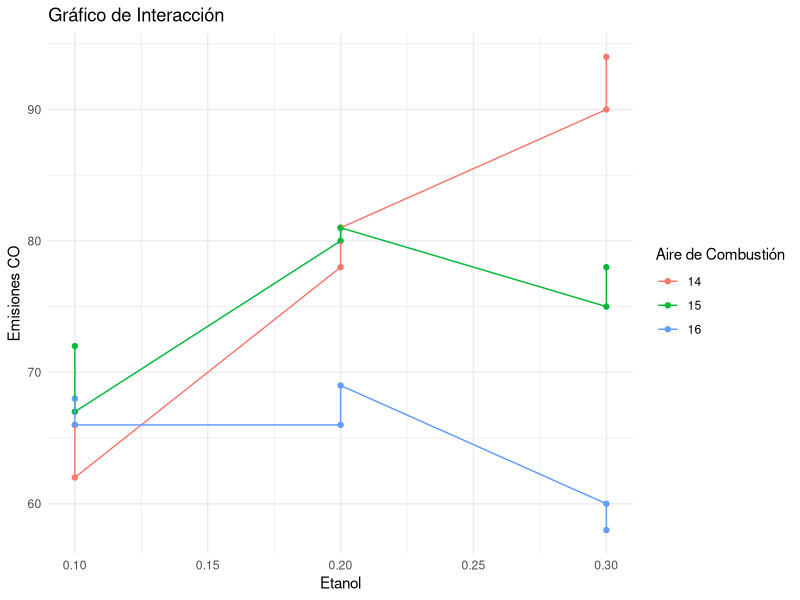

Here is the R script that generated this plot:
library(ggplot2)

aetanol=rep(c(0.1,0.2,0.3), each = 6)
aetanol
airecombus=rep(rep(c(14,15,16), each = 2), 3)
airecombus
emisionesCO=c(66,62,72,67,68,66,78,81,80,81,66,69,90,94,75,78,60,58)

#marco de datos
marco_co = data.frame(aetanol, airecombus, emisionesCO)

attach(marco_co)

modelo_co = aov(emisionesCO ~ aetanol*airecombus, data = marco_co)
summary(modelo_co)

# Gráfico de interacción
ggplot(marco_co, aes(x = aetanol, y = emisionesCO, color = factor(airecombus))) +
  geom_point() +
  geom_line(aes(group = airecombus)) +
  labs(x = "Etanol", y = "Emisiones CO", color = "Aire de Combustión") +
  ggtitle("Gráfico de Interacción") +
  theme_minimal()

